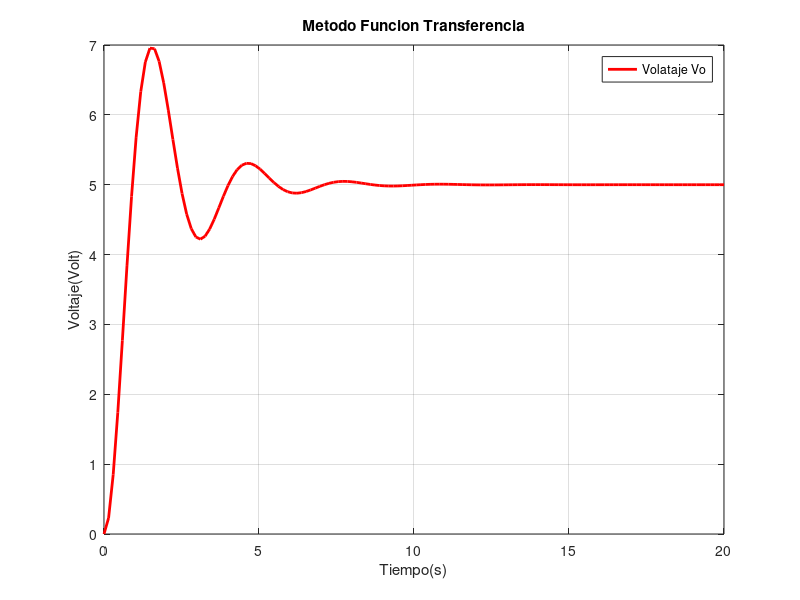

Write MATLAB code to recreate this figure.
close all;
clear all;
clc;
R1=120000;
R2=1800;
C1=470*(10^-6);
C2=2.2*(10^-6);
P=R1*C1*R2*C2;
Q=R1*C2+R2*C2;
%Representacion en funcion de transferencia
Num=1;
Den=[P Q 1];
G=tf(Num,Den);
[Vo,t]=step(5*G);
plot(t,Vo,'r',"LineWidth",2);
title("Metodo Funcion Transferencia");
ylabel("Voltaje(Volt)");
xlabel("Tiempo(s)");
legend("Volataje Vo");
grid on;
